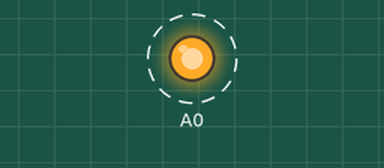
Simulated run of this program. Board: Teensy 4. On the bench: output pins drawn as LEDs (lit = HIGH). Dashed ring = blinking.

Above: at 0.2 s.
Timing chart, 0 to 3.0 s (numbered marks = the images above):
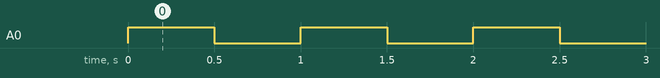

The program:

main.cpp
```cpp
#include <Arduino.h>
#include <FastLED.h>
#include <Bounce2.h>

// #define LED_RING_PIN 15
// #define LED_RING2_PIN 16
#define LED_STRIP_PIN 16
#define TOTAL_LED_STRIP 93
// #define TOTAL_LEDS 12
// #define BTN_PIN 3

// Bounce2::Button stateButton = Bounce2::Button();
CRGBArray<TOTAL_LED_STRIP> ledStrip;

// CRGBArray <TOTAL_LEDS> ledRing;
// CRGBArray <TOTAL_LEDS> ledRing2;
// int state = 0;

void setup()
{
  // FastLED.addLeds<NEOPIXEL, LED_RING_PIN>(ledRing, TOTAL_LEDS);
  // FastLED.addLeds<NEOPIXEL, LED_RING2_PIN>(ledRing2, TOTAL_LEDS);

  // FastLED.addLeds<NEOPIXEL, LED_STRIP_PIN>(ledStrip, TOTAL_LED_STRIP);

  pinMode(14, OUTPUT);
  analogWrite(14, 0);

  // stateButton.attach(BTN_PIN, INPUT_PULLUP);
  // stateButton.interval(5);
  // stateButton.setPressedState(LOW);

  Serial.begin(9600);
}

// void rainbow_wave(uint8_t thisSpeed, uint8_t deltaHue) {     // The fill_rainbow call doesn't support brightness levels.

// uint8_t thisHue = beatsin8(thisSpeed,0,255);                // A simple rainbow wave.
// uint8_t thisHue = beat8(thisSpeed,255);                     // A simple rainbow march.

// fill_rainbow(ledRing, TOTAL_LEDS, thisHue, deltaHue);          // Use FastLED's fill_rainbow routine.
// fill_rainbow(ledRing2, TOTAL_LEDS, thisHue, deltaHue);
//}

// A simple cycle through white LED and colors
// To show the design team for inside the tubes
// of HOW FAST
void loop()
{
  // stateButton.update();

  // if(stateButton.pressed()){
  //   if(state >=4){
  //     state = 0;
  //   } else {
  //     state++;
  //   }
  // }

  // switch(state){
  //   case 0:
  //     fill_solid(ledRing, TOTAL_LEDS, CRGB::White);
  //     fill_solid(ledRing2, TOTAL_LEDS, CRGB::White);
  //     FastLED.show();
  //     break;

  //   case 1:
  //     fill_solid(ledRing, TOTAL_LEDS, CRGB::Red);
  //     fill_solid(ledRing2, TOTAL_LEDS, CRGB::Red);
  //     FastLED.show();
  //     break;

  //   case 2:
  //     fill_solid(ledRing, TOTAL_LEDS, CRGB::Green);
  //     fill_solid(ledRing2, TOTAL_LEDS, CRGB::Green);
  //     FastLED.show();
  //     break;

  //   case 3:
  //     fill_solid(ledRing, TOTAL_LEDS, CRGB::Blue);
  //     fill_solid(ledRing2, TOTAL_LEDS, CRGB::Blue);
  //     FastLED.show();
  //     break;

  //   case 4:
  //     rainbow_wave(10, 10);
  //     FastLED.show();
  //     break;
  // }

  // fill_solid(ledStrip, TOTAL_LED_STRIP, CRGB::Red);
  // FastLED.show();

  analogWrite(14, 255);
  delay(500);
  analogWrite(14, 0);
  delay(500);
}
```

Measured:
- by itself, A0: alternates HIGH for 0.50 s and LOW for 0.50 s
